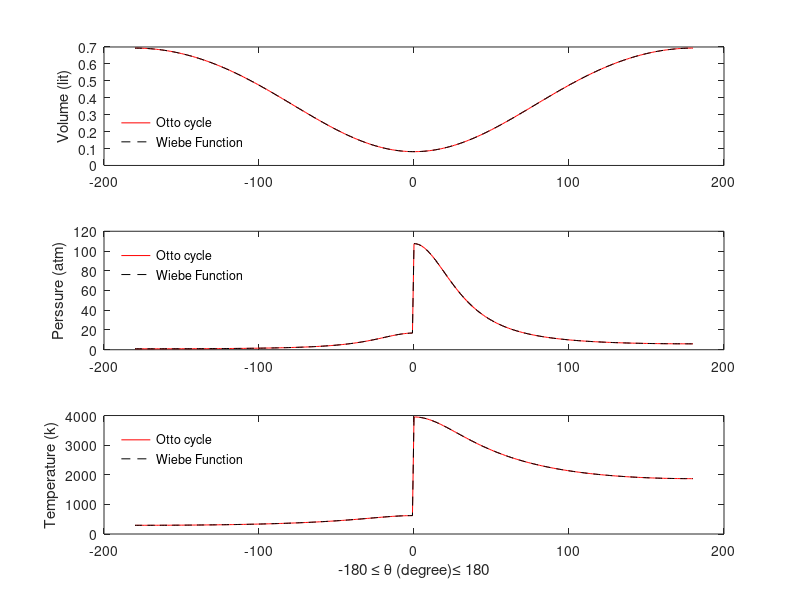
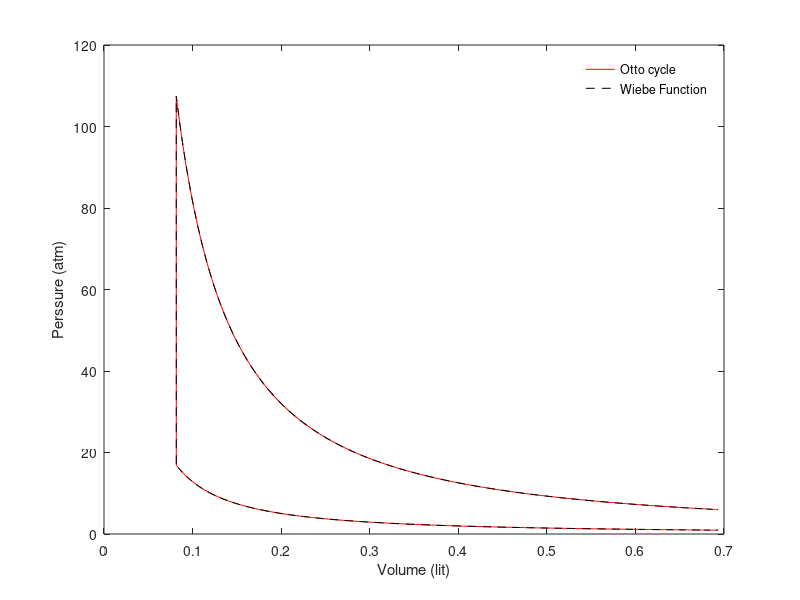

MATLAB code to generate these figures, in order:
clc 
clear


B = 0.08255;
S = .1143;
l =.254;
rc = 8.5;

N = 2000;
a = S/2;
R = l/a;
Vd = 2*a*pi*(B^2)/4;
Vc = Vd/(rc -1);
nw = 3;
aw =5;

% countncountt value
Pinit = 95 * 1000;
Tinit = 294;
phi = .8;
Vinit = Vc + Vd;

% constant value
mass_to = Pinit * Vinit /.287/Tinit;
cte = Pinit * Vinit^1.35;
Rc = 8.314;
n = Pinit * Vinit/Rc/ Tinit;
LHV = 43.448;
AF_st_mass = 14.7;

fuel_mass = phi * mass_to / AF_st_mass;  % kg

Qin = LHV * 1000 * fuel_mass; 


cv = 0.71;

w1 = 0;
w2 = 0;

% matrcountx
V = zeros(360,1);
P = zeros(360,1);
T = zeros(360,1);
count = 2;

% countncounttcountalcountzatcounton
P(1) = Pinit;
V(1) = Vinit;
T(1) = Tinit;



for theta = -180:1:180
    V(count) = Vc*(1 + 0.5 *(rc-1)*(R + 1 - cosd(theta) - sqrt(R^2 - (sind(theta))^2)));
    
    if theta >= -180 && theta <0
        P(count) = cte/V(count)^1.35;
        T(count) = P(count)* V(count)/Rc/n;
        w1 = w1 +((P(count) + P(count-1))*(V(count) - V(count-1))/2);
%         disp(count)
    elseif theta == 0
        T(count) = (Qin/mass_to/cv) + T(180);
        P(count) = n*Rc*T(count)/V(count);
%         disp(count)
    else
        cte = P(182)*(V(182))^1.35;
        P(count) = cte/V(count)^1.35;
        T(count) = P(count)* V(count)/Rc/n;
        w2 = w2 +((P(count) + P(count-1))*(V(count) - V(count-1))/2);
        
    end
    count = count +1;
end
V(:) = V(:)*1000;
P(:) = P(:)/101000;
thetax = -180:1:180;

% 
% figure (1)
% plot(thetax, V(2:end))
% figure (2)
% plot(thetax, P(2:end))
% figure (3)
% plot(thetax , T(2:end))
% figure (4)
% plot(V, P)
% disp((w2 -w1))
% disp('Output power:')
% disp((w2 -w1)/735.499)
% disp('horsepower')

figure (1)
subplot(3, 1,1);
plot(thetax, V(2:end), '-r')
ylabel('Volume (lit)')
hold on

subplot(3, 1,2);
plot(thetax, P(2:end), '-r')
ylabel('Perssure (atm)')
hold on

subplot(3, 1,3);
plot(thetax , T(2:end), '-r')
xlabel('-180 \leq \theta (degree)\leq 180')
ylabel('Temperature (k)')
hold on


figure (2)
plot(V, P, '-r')
xlabel('Volume (lit)')
ylabel('Perssure (atm)')
hold on



%%%%%%%%%%%%%%%%%%%%%%%%%%%%%%%%%%%%%%%%%%%%%%%%%%%%%%%%%%%%%%%%%%%%%%%%%%%%%%%%%%%%
%%%%%%%%%%%%%%%%%%%%%%%%%%%%%%%%%%%%% breakcountng code %%%%%%%%%%%%%%%%%%%%%%%%%%%%%%%% 


clear


B = .08255;
S = .1143;
l =.254;
rc = 8.5;

N = 2000;
a = S/2;
R = l/a;
Vd = 2*a*pi*(B^2)/4;
Vc = Vd/(rc -1);
nw = 3;
aw =5;

% countncountt value
Pinit = 95 *1000;
Tinit = 294;
phi = .8;
Vinit = Vc + Vd;

% constant value
mass_to = Pinit * Vinit /.287/Tinit;
cte = Pinit * Vinit^1.35;
Rc = 8.314;
n = Pinit * Vinit/Rc/ Tinit;
LHV = 43.448;
AF_st_mass = 14.7;

fuel_mass = phi * mass_to / AF_st_mass;  % kg

% Qin = LHV * 1000 * fuel_mass; 
gamma = 1.35;


cv = 0.71;

w1 = 0;
w2 = 0;

% matrcountx
V = zeros(360,1);
P = zeros(360,1);
T = zeros(360,1);
count = 2;

% countncounttcountalcountzatcounton
P(1) = Pinit;
V(1) = Vinit;
T(1) = Tinit;
theta0 = 0;
deltheta = 0;

theta = -180:1:180;
mb_1 =0;
for count=2: size(theta,2)
    V(count) = Vc*(1 + 0.5 *(rc-1)*(R + 1 - cosd(theta(count)) - sqrt(R^2 - (sind(theta(count)))^2)));
    P(count) = P(count-1) * ( (V(count-1)/V(count))^gamma);
    T(count) = T(count-1) * ( (V(count-1)/V(count))^ (gamma-1));


     if theta(count)>= -theta0 && theta(count)<= -theta0 + deltheta
         T_ = T(count);
         
         if theta0 ==0 && deltheta ==0
             mb =fuel_mass;
         else
            mb = (1-exp(-aw*((theta(count)-(-theta0))/deltheta)^(nw+1)))*fuel_mass;
         end
            Qin = LHV * 1000 * (mb - mb_1);
            mb_1 = mb;
        
        T(count) = T(count) + (Qin/mass_to/cv);
        P(count) = P(count) * T(count)/T_;
     end


         
        
        
        
end


V(:) = V(:)*1000;
P(:) = P(:)/101000;
thetax = -180:1:180;


% figure (1)
% plot(thetax, V(1:end))
% figure (2)
% plot(thetax, P(1:end))
% figure (3)
% plot(thetax , T(1:end))
% figure (4)
% plot(V, P)

figure (1)
subplot(3, 1,1);
plot(thetax, V(1:end),'--k')
ylabel('Volume (lit)')
legend('Otto cycle ', 'Wiebe Function', 'Location','southwest')
legend boxoff

subplot(3, 1,2);
plot(thetax, P(1:end), '--k')
ylabel('Perssure (atm)')
legend('Otto cycle ', 'Wiebe Function', 'Location','northwest')
legend boxoff

subplot(3, 1,3);
plot(thetax , T(1:end),'--k')
xlabel('-180 \leq \theta (degree)\leq 180')
ylabel('Temperature (k)')
legend('Otto cycle ', 'Wiebe Function', 'Location','northwest')
legend boxoff

figure (2)
plot(V, P, '--k')
xlabel('Volume (lit)')
ylabel('Perssure (atm)')
legend('Otto cycle ', 'Wiebe Function')
legend boxoff
%%%%%%%%%%%%%%%%%%%%%%%%%%%%%%%%%%%%%